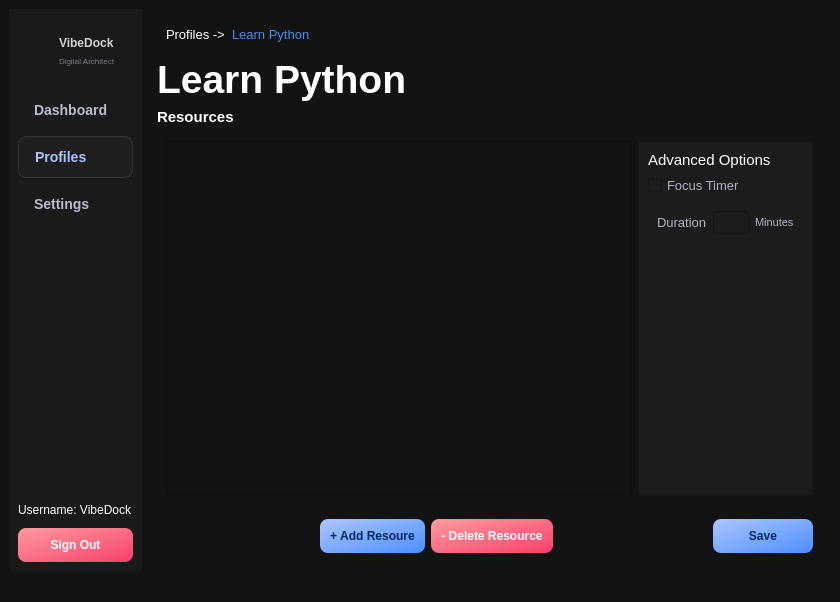
<?xml version="1.0" encoding="UTF-8"?>
<ui version="4.0">
 <class>MainWindow</class>
 <widget class="QMainWindow" name="MainWindow">
  <property name="geometry">
   <rect>
    <x>0</x>
    <y>0</y>
    <width>840</width>
    <height>602</height>
   </rect>
  </property>
  <property name="windowTitle">
   <string>MainWindow</string>
  </property>
  <property name="styleSheet">
   <string notr="true">background-color: #131313;</string>
  </property>
  <widget class="QWidget" name="centralwidget">
   <layout class="QHBoxLayout" name="horizontalLayout_6">
    <item>
     <widget class="QWidget" name="widget" native="true">
      <property name="styleSheet">
       <string notr="true">background-color: #1a1a1a;
</string>
      </property>
      <layout class="QVBoxLayout" name="verticalLayout">
       <item>
        <widget class="QWidget" name="widget_7" native="true">
         <layout class="QHBoxLayout" name="horizontalLayout_5">
          <item>
           <widget class="QLabel" name="label_5">
            <property name="text">
             <string/>
            </property>
            <property name="pixmap">
             <pixmap>D:/Downloads/image (1) (1).png</pixmap>
            </property>
           </widget>
          </item>
          <item>
           <widget class="QWidget" name="widget_8" native="true">
            <layout class="QVBoxLayout" name="verticalLayout_4">
             <item>
              <widget class="QLabel" name="label_6">
               <property name="font">
                <font>
                 <weight>75</weight>
                 <bold>true</bold>
                </font>
               </property>
               <property name="styleSheet">
                <string notr="true">color: #d4d1d0;</string>
               </property>
               <property name="text">
                <string>VibeDock</string>
               </property>
              </widget>
             </item>
             <item>
              <widget class="QLabel" name="label_7">
               <property name="font">
                <font>
                 <pointsize>6</pointsize>
                </font>
               </property>
               <property name="styleSheet">
                <string notr="true">color: #797b84;</string>
               </property>
               <property name="text">
                <string>Digital Architect</string>
               </property>
              </widget>
             </item>
            </layout>
           </widget>
          </item>
         </layout>
        </widget>
       </item>
       <item>
        <widget class="QPushButton" name="btnDashboard">
         <property name="styleSheet">
          <string notr="true">/* Base style for all sidebar buttons */
QPushButton {
    background-color: transparent;
    border: none;
    border-radius: 8px;
    color: #b8bccb;
    font-size: 14px;
    font-weight: 500;
    text-align: left;
    padding: 12px 16px;
    icon-size: 20px;
}

/* Hover effect */
QPushButton:hover {
    background-color: #2a2a2a;
}</string>
         </property>
         <property name="text">
          <string>Dashboard</string>
         </property>
         <property name="checkable">
          <bool>false</bool>
         </property>
         <property name="checked">
          <bool>false</bool>
         </property>
         <property name="autoExclusive">
          <bool>true</bool>
         </property>
        </widget>
       </item>
       <item>
        <widget class="QPushButton" name="btnProfiles">
         <property name="styleSheet">
          <string notr="true">QPushButton {
    background-color: #201f1f;
    border: 1px solid #353534;
    border-radius: 8px;
    color: #abc4fc;
    font-size: 14px;
    font-weight: 500;
    text-align: left;
    padding: 12px 16px;
    icon-size: 20px;
}</string>
         </property>
         <property name="text">
          <string>Profiles</string>
         </property>
         <property name="checkable">
          <bool>false</bool>
         </property>
         <property name="checked">
          <bool>false</bool>
         </property>
         <property name="autoExclusive">
          <bool>true</bool>
         </property>
        </widget>
       </item>
       <item>
        <widget class="QPushButton" name="btnSettings">
         <property name="styleSheet">
          <string notr="true">/* Base style for all sidebar buttons */
QPushButton {
    background-color: transparent;
    border: none;
    border-radius: 8px;
    color: #b8bccb;
    font-size: 14px;
    font-weight: 500;
    text-align: left;
    padding: 12px 16px;
    icon-size: 20px;
}

/* Hover effect */
QPushButton:hover {
    background-color: #2a2a2a;
}</string>
         </property>
         <property name="text">
          <string>Settings</string>
         </property>
         <property name="checkable">
          <bool>false</bool>
         </property>
         <property name="checked">
          <bool>false</bool>
         </property>
         <property name="autoExclusive">
          <bool>true</bool>
         </property>
        </widget>
       </item>
       <item>
        <spacer name="verticalSpacer">
         <property name="orientation">
          <enum>Qt::Vertical</enum>
         </property>
         <property name="sizeHint" stdset="0">
          <size>
           <width>20</width>
           <height>221</height>
          </size>
         </property>
        </spacer>
       </item>
       <item>
        <widget class="QLabel" name="lblUsername">
         <property name="minimumSize">
          <size>
           <width>0</width>
           <height>25</height>
          </size>
         </property>
         <property name="font">
          <font>
           <pointsize>9</pointsize>
          </font>
         </property>
         <property name="styleSheet">
          <string notr="true">color: white;</string>
         </property>
         <property name="text">
          <string>Username: VibeDock</string>
         </property>
        </widget>
       </item>
       <item>
        <widget class="QPushButton" name="btnSignOut">
         <property name="styleSheet">
          <string notr="true">QPushButton {
    background: qlineargradient(x1:0, y1:0, x2:1, y2:1, stop:0 #ff9a9e, stop:1 #f6416c);
    color: #ffffff;
    font-weight: bold;
    border-radius: 8px;
    padding: 10px;
    border: none;
}

QPushButton:hover {
    background: qlineargradient(x1:0, y1:0, x2:1, y2:1, stop:0 #ffadb1, stop:1 #ff5e84);
}

QPushButton:pressed {
    background: qlineargradient(x1:0, y1:0, x2:1, y2:1, stop:0 #e63946, stop:1 #d62828);
    padding-top: 12px; 
}</string>
         </property>
         <property name="text">
          <string>Sign Out</string>
         </property>
        </widget>
       </item>
      </layout>
     </widget>
    </item>
    <item>
     <widget class="QWidget" name="widget_6" native="true">
      <layout class="QVBoxLayout" name="verticalLayout_3">
       <item>
        <widget class="QWidget" name="widget_2" native="true">
         <property name="minimumSize">
          <size>
           <width>0</width>
           <height>25</height>
          </size>
         </property>
         <layout class="QHBoxLayout" name="horizontalLayout_4">
          <item>
           <widget class="QLabel" name="label">
            <property name="maximumSize">
             <size>
              <width>60</width>
              <height>16777215</height>
             </size>
            </property>
            <property name="font">
             <font>
              <pointsize>10</pointsize>
             </font>
            </property>
            <property name="styleSheet">
             <string notr="true">color: white;</string>
            </property>
            <property name="text">
             <string>Profiles -&gt;</string>
            </property>
           </widget>
          </item>
          <item>
           <widget class="QLabel" name="lblProfileName">
            <property name="font">
             <font>
              <pointsize>10</pointsize>
             </font>
            </property>
            <property name="styleSheet">
             <string notr="true">color: #4090f0;</string>
            </property>
            <property name="text">
             <string>Learn Python</string>
            </property>
           </widget>
          </item>
         </layout>
        </widget>
       </item>
       <item>
        <widget class="QLabel" name="lblHeadingProfileName">
         <property name="font">
          <font>
           <pointsize>29</pointsize>
           <weight>75</weight>
           <bold>true</bold>
          </font>
         </property>
         <property name="styleSheet">
          <string notr="true">color: white;</string>
         </property>
         <property name="text">
          <string>Learn Python</string>
         </property>
        </widget>
       </item>
       <item>
        <widget class="QLabel" name="label_4">
         <property name="font">
          <font>
           <pointsize>11</pointsize>
           <weight>75</weight>
           <bold>true</bold>
          </font>
         </property>
         <property name="styleSheet">
          <string notr="true">color: white;</string>
         </property>
         <property name="text">
          <string>Resources</string>
         </property>
        </widget>
       </item>
       <item>
        <widget class="QWidget" name="widget_3" native="true">
         <layout class="QHBoxLayout" name="horizontalLayout_2">
          <item>
           <widget class="QListWidget" name="listResources">
            <property name="minimumSize">
             <size>
              <width>200</width>
              <height>0</height>
             </size>
            </property>
           </widget>
          </item>
          <item>
           <widget class="QFrame" name="frame">
            <property name="maximumSize">
             <size>
              <width>175</width>
              <height>16777215</height>
             </size>
            </property>
            <property name="styleSheet">
             <string notr="true">background-color: #1c1c1c;
</string>
            </property>
            <property name="frameShape">
             <enum>QFrame::StyledPanel</enum>
            </property>
            <property name="frameShadow">
             <enum>QFrame::Raised</enum>
            </property>
            <layout class="QVBoxLayout" name="verticalLayout_2">
             <item>
              <widget class="QLabel" name="label_8">
               <property name="font">
                <font>
                 <pointsize>11</pointsize>
                </font>
               </property>
               <property name="styleSheet">
                <string notr="true">color: white;</string>
               </property>
               <property name="text">
                <string>Advanced Options</string>
               </property>
              </widget>
             </item>
             <item>
              <widget class="QCheckBox" name="chkFocusTimer">
               <property name="font">
                <font>
                 <pointsize>10</pointsize>
                </font>
               </property>
               <property name="styleSheet">
                <string notr="true">color: #aeb2c0;</string>
               </property>
               <property name="text">
                <string>Focus Timer</string>
               </property>
               <property name="tristate">
                <bool>false</bool>
               </property>
              </widget>
             </item>
             <item>
              <widget class="QWidget" name="widget_4" native="true">
               <layout class="QHBoxLayout" name="horizontalLayout">
                <item>
                 <widget class="QLabel" name="label_9">
                  <property name="font">
                   <font>
                    <pointsize>10</pointsize>
                   </font>
                  </property>
                  <property name="styleSheet">
                   <string notr="true">color: #aeb2c0;</string>
                  </property>
                  <property name="text">
                   <string>Duration</string>
                  </property>
                 </widget>
                </item>
                <item>
                 <widget class="QLineEdit" name="lineDuration">
                  <property name="font">
                   <font>
                    <pointsize>10</pointsize>
                   </font>
                  </property>
                  <property name="text">
                   <string/>
                  </property>
                 </widget>
                </item>
                <item>
                 <widget class="QLabel" name="label_10">
                  <property name="font">
                   <font>
                    <pointsize>8</pointsize>
                   </font>
                  </property>
                  <property name="styleSheet">
                   <string notr="true">color: #aeb2c0;</string>
                  </property>
                  <property name="text">
                   <string>Minutes</string>
                  </property>
                 </widget>
                </item>
               </layout>
              </widget>
             </item>
             <item>
              <spacer name="verticalSpacer_2">
               <property name="orientation">
                <enum>Qt::Vertical</enum>
               </property>
               <property name="sizeHint" stdset="0">
                <size>
                 <width>20</width>
                 <height>40</height>
                </size>
               </property>
              </spacer>
             </item>
            </layout>
           </widget>
          </item>
         </layout>
        </widget>
       </item>
       <item>
        <widget class="QWidget" name="widget_5" native="true">
         <layout class="QHBoxLayout" name="horizontalLayout_3">
          <item>
           <spacer name="horizontalSpacer_2">
            <property name="orientation">
             <enum>Qt::Horizontal</enum>
            </property>
            <property name="sizeHint" stdset="0">
             <size>
              <width>40</width>
              <height>20</height>
             </size>
            </property>
           </spacer>
          </item>
          <item>
           <widget class="QPushButton" name="btnAddResource">
            <property name="font">
             <font>
              <pointsize>9</pointsize>
              <weight>75</weight>
              <bold>true</bold>
             </font>
            </property>
            <property name="styleSheet">
             <string notr="true">QPushButton {
    background: qlineargradient(x1:0, y1:0, x2:1, y2:1, stop:0 #adc6ff, stop:1 #4d8eff);
    color: #00285d;
    font-weight: bold;
    border-radius: 8px;
    padding: 10px;
    border: none;
}

QPushButton:hover {
    background: qlineargradient(x1:0, y1:0, x2:1, y2:1, stop:0 #c2d5ff, stop:1 #66a1ff);
    color: #001a3d;
}

QPushButton:pressed {
    background: qlineargradient(x1:0, y1:0, x2:1, y2:1, stop:0 #8aa9ff, stop:1 #3b76e0);
    padding-left: 12px;
    padding-top: 12px;
}</string>
            </property>
            <property name="text">
             <string>+ Add Resoure</string>
            </property>
           </widget>
          </item>
          <item>
           <widget class="QPushButton" name="btnDeleteResource">
            <property name="font">
             <font>
              <pointsize>9</pointsize>
              <weight>75</weight>
              <bold>true</bold>
             </font>
            </property>
            <property name="styleSheet">
             <string notr="true">QPushButton {
    background: qlineargradient(x1:0, y1:0, x2:1, y2:1, stop:0 #ff9a9e, stop:1 #f6416c);
    color: #ffffff;
    font-weight: bold;
    border-radius: 8px;
    padding: 10px;
    border: none;
}

QPushButton:hover {
    background: qlineargradient(x1:0, y1:0, x2:1, y2:1, stop:0 #ffadb1, stop:1 #ff5e84);
}

QPushButton:pressed {
    background: qlineargradient(x1:0, y1:0, x2:1, y2:1, stop:0 #e63946, stop:1 #d62828);
    padding-top: 12px; 
}</string>
            </property>
            <property name="text">
             <string>- Delete Resource</string>
            </property>
           </widget>
          </item>
          <item>
           <spacer name="horizontalSpacer">
            <property name="orientation">
             <enum>Qt::Horizontal</enum>
            </property>
            <property name="sizeType">
             <enum>QSizePolicy::Expanding</enum>
            </property>
            <property name="sizeHint" stdset="0">
             <size>
              <width>150</width>
              <height>20</height>
             </size>
            </property>
           </spacer>
          </item>
          <item>
           <widget class="QPushButton" name="btnSave">
            <property name="minimumSize">
             <size>
              <width>100</width>
              <height>0</height>
             </size>
            </property>
            <property name="font">
             <font>
              <pointsize>9</pointsize>
              <weight>75</weight>
              <bold>true</bold>
             </font>
            </property>
            <property name="styleSheet">
             <string notr="true">QPushButton {
    background: qlineargradient(x1:0, y1:0, x2:1, y2:1, stop:0 #adc6ff, stop:1 #4d8eff);
    color: #00285d;
    font-weight: bold;
    border-radius: 8px;
    padding: 10px;
    border: none;
}

QPushButton:hover {
    background: qlineargradient(x1:0, y1:0, x2:1, y2:1, stop:0 #c2d5ff, stop:1 #66a1ff);
    color: #001a3d;
}

QPushButton:pressed {
    background: qlineargradient(x1:0, y1:0, x2:1, y2:1, stop:0 #8aa9ff, stop:1 #3b76e0);
    padding-left: 12px;
    padding-top: 12px;
}</string>
            </property>
            <property name="text">
             <string>Save</string>
            </property>
           </widget>
          </item>
         </layout>
        </widget>
       </item>
      </layout>
     </widget>
    </item>
   </layout>
  </widget>
  <widget class="QMenuBar" name="menubar">
   <property name="geometry">
    <rect>
     <x>0</x>
     <y>0</y>
     <width>840</width>
     <height>21</height>
    </rect>
   </property>
  </widget>
  <widget class="QStatusBar" name="statusbar"/>
 </widget>
 <resources/>
 <connections/>
</ui>
